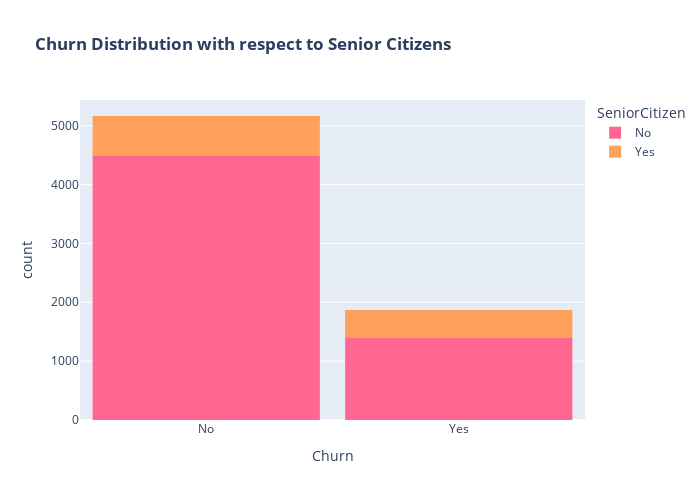

This figure's notebook cell:
### Code cell
color_map = {"Yes": "#FFA15A", "No": "#FF6692"}
fig = px.histogram(df, x="Churn", color="SeniorCitizen", title="<b>Churn Distribution with respect to Senior Citizens</b>", color_discrete_map=color_map)
fig.update_layout(width=700, height=500, bargap=0.1)
fig.show()

### Figure 1 — Plotly figure (JSON) as saved in the notebook; plotly's stock layout.template omitted (floating-point values rounded to 4 significant figures; data arrays with more than 128 entries replaced by an {"elided": "..."} marker saying what was removed)
{"data": [{"bingroup": "x", "hovertemplate": "SeniorCitizen=No<br>Churn=%{x}<br>count=%{y}<extra></extra>", "legendgroup": "No", "marker": {"color": "#FF6692", "pattern": {"shape": ""}}, "name": "No", "orientation": "v", "showlegend": true, "type": "histogram", "x": {"elided": "5890 str values"}, "xaxis": "x", "yaxis": "y"}, {"bingroup": "x", "hovertemplate": "SeniorCitizen=Yes<br>Churn=%{x}<br>count=%{y}<extra></extra>", "legendgroup": "Yes", "marker": {"color": "#FFA15A", "pattern": {"shape": ""}}, "name": "Yes", "orientation": "v", "showlegend": true, "type": "histogram", "x": {"elided": "1142 str values"}, "xaxis": "x", "yaxis": "y"}], "layout": {"bargap": 0.1, "barmode": "relative", "height": 500, "legend": {"title": {"text": "SeniorCitizen"}, "tracegroupgap": 0}, "title": {"text": "<b>Churn Distribution with respect to Senior Citizens</b>"}, "width": 700, "xaxis": {"anchor": "y", "domain": [0, 1], "title": {"text": "Churn"}}, "yaxis": {"anchor": "x", "domain": [0, 1], "title": {"text": "count"}}}}
